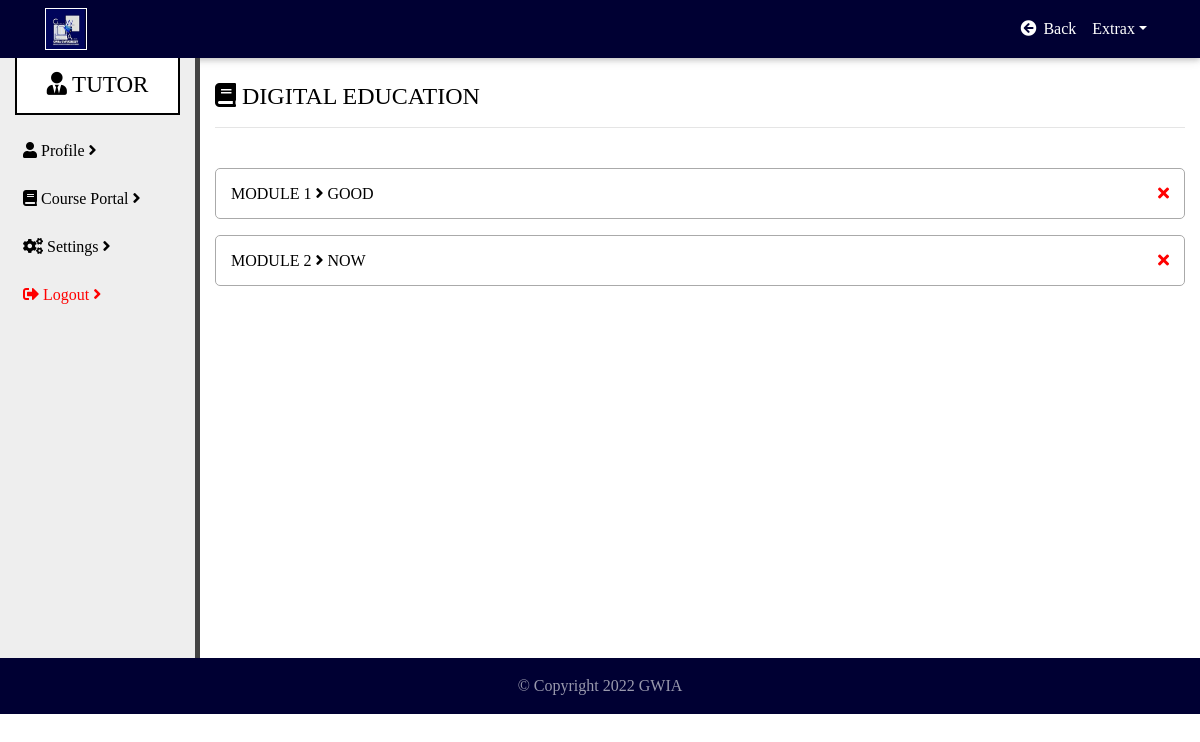
Screenshot of /tutor/d-course.php (signed in) with the database file from the repository.
### tables this page shows
CREATE TABLE IF NOT EXISTS `course` (
  `id` int(11) NOT NULL,
  `cname` varchar(100) NOT NULL,
  `costn` varchar(100) NOT NULL,
  `costd` varchar(100) NOT NULL,
  `abbr` varchar(100) NOT NULL,
  `time` datetime NOT NULL
);

CREATE TABLE IF NOT EXISTS `c_modules` (
  `id` int(11) NOT NULL,
  `mtitle` varchar(250) NOT NULL,
  `mcourse` varchar(100) NOT NULL,
  `mnum` int(11) NOT NULL,
  `time` datetime NOT NULL
);

### tutor/d-course.php (the view, shortened to what this page needs)
<?php
include'../access/access.php';
?>
<!DOCTYPE html>
<html lang="en-US">
  <head>
    <link rel="stylesheet" href="https://use.fontawesome.com/releases/v5.8.2/css/all.css">
    <link href="../adcss/b.css" rel="stylesheet">
    <link href="../adcss/md.css" rel="stylesheet">
    <link href="../styles/main.css" rel="stylesheet">
</head>
<body>
    <header>
      <nav class="navbar navbar-expand-lg navbar-dark" id="navbar" style="background: #000033 !important;">
        <div class="container">
            <img src="../image/logo.jpg" style="width: 42px; height: 42px;border:1px solid white;padding: 0px !important;">
          <div class="collapse navbar-collapse" id="navbarContent">
            <ul class="navbar-nav ml-auto">
              <li class="nav-item">
                <a class="nav-link" href="course.php">
                  <i class="fas fa-arrow-circle-left"></i> Back
                </a>
              </li>
              <li class="nav-item dropdown">
                <a class="nav-link dropdown-toggle" href="#" id="dropdownMenu1" data-toggle="dropdown">Extrax</a>
              </li>
            </ul>
          </div>
        </div>
      </nav>
    </header>
    <div class="container-fluid">
      <div class="row">
        <div class="col-md-3 col-lg-2" id="navigation" style="border-right:5px solid #444;padding-bottom: 0px;height: 600px;margin-top: 0px;background: #eee;font-family: lucida sans">
        	<center style="color:black; font-size:23px; background: white;padding: 10px;border:2px solid black; border-top:0px !important;">
    				<i class="fas fa-user-tie"></i> TUTOR
    			</center>
			<br>
			<p id="plink2">
				<a href="tutor-dash.php" id="plink"> <i class="fas fa-user"></i> Profile <i class="fas fa-angle-right"></i></a>
			</p>
      <p id="plink2">
        <a href="course.php" id="plink"> <i class="fas fa-book"></i> Course Portal <i class="fas fa-angle-right"></i></a>
      </p>
			<p id="plink2">
				<a href="set.php" id="plink"> <i class="fas fa-cogs"></i> Settings <i class="fas fa-angle-right"></i></a>
			</p>
			<p id="plink2">
				<a href="logout.php" id="plink4"><i class="fas fa-sign-out-alt"></i> Logout <i class="fas fa-angle-right"></i></a>
			</p>
        </div>
        <div class="col-sm-12 col-md-9 col-lg-10" style="height: 600px; overflow: auto;">
          <br>
          <h4 style="color: black;">
            <i class="fas fa-book"></i>
            <?php
              $user = $_SESSION['tutor'];
              $sel = $pdo->prepare("SELECT * FROM teacher WHERE email = ?");
              $sel->bindParam(1, $user);
              $sel->execute();
                if($sel->rowCount() > 0){
                  while($f = $sel->fetch()){
                    $cabr = $f['tcourse'];
                  }
                  $selc = $pdo->prepare("SELECT * FROM course WHERE abbr = '$cabr'");
                  $selc->execute();
                  if($selc->rowCount() > 0){
                    while($c = $selc->fetch()){
                       echo strtoupper($c['cname']);
                    }
                  }
                }
            ?>
          </h4>
          <hr/><br>
          <?php
          $user = $_SESSION['tutor'];
          $sel = $pdo->prepare("SELECT * FROM teacher WHERE email = ?");
          $sel->bindParam(1, $user);
          $sel->execute();
          if($sel->rowCount() > 0){
            while($f = $sel->fetch()){
              $mc = $f['tcourse'];
            }
          }
          $sel2 = $pdo->prepare("SELECT * FROM c_modules WHERE mcourse = ?");
          $sel2->bindParam(1, $mc);
          $sel2->execute();
          if($sel2->rowCount() > 0){
            while($fc = $sel2->fetch()){
          ?>
            <h6 style="padding: 15px; border: 1px solid #aaa;border-radius: 5px;">
              <a href="#" id="mlink" style="color: #000;">
               MODULE <?=$fc['mnum']?> <i class="fas fa-angle-right"></i> <?=strtoupper($fc['mtitle'])?>
              </a>
              <a data-toggle="modal" data-target="#centralModalSm<?=$fc['id']?>" style="float: right;color:red">
                <i class="fas fa-times"></i>
              </a>
            </h6>
          <?php
            }
          }else{
            echo'<center style="color:red">No data Yet !!</center>';
          }
          ?>
        </div>
          <br>
        </div>
      </div>
    <footer class="page-footer white center-on-small-only" style="">
      <div class="footer-copyright" style="background: #000033">
        <div class="container-fluid">
          <center>
            &copy; Copyright <script> var d = new Date();var n = d. getFullYear(); document.write(n);</script> GWIA
          </center>
        </div>
      </div>
    </footer>
  </body>
</html>

### styles/main.css (style rules this page uses)
body { font-family: lucida sans !important; }
.navbar:not(.top-nav-collapse) { background: #3949ab !important; }

### tutor/d-course.php (style rules this page uses)
#plink2 { padding-bottom: 8px; }
#plink { letter-spacing: 0px; color: black; padding: 8px; }
#plink4 { color: red; padding: 8px; }

### rows the page displays
course: cname "DIGITAL EDUCATION"
c_modules: mnum "1", mtitle "GOOD"
c_modules: mnum "2", mtitle "NOW"
